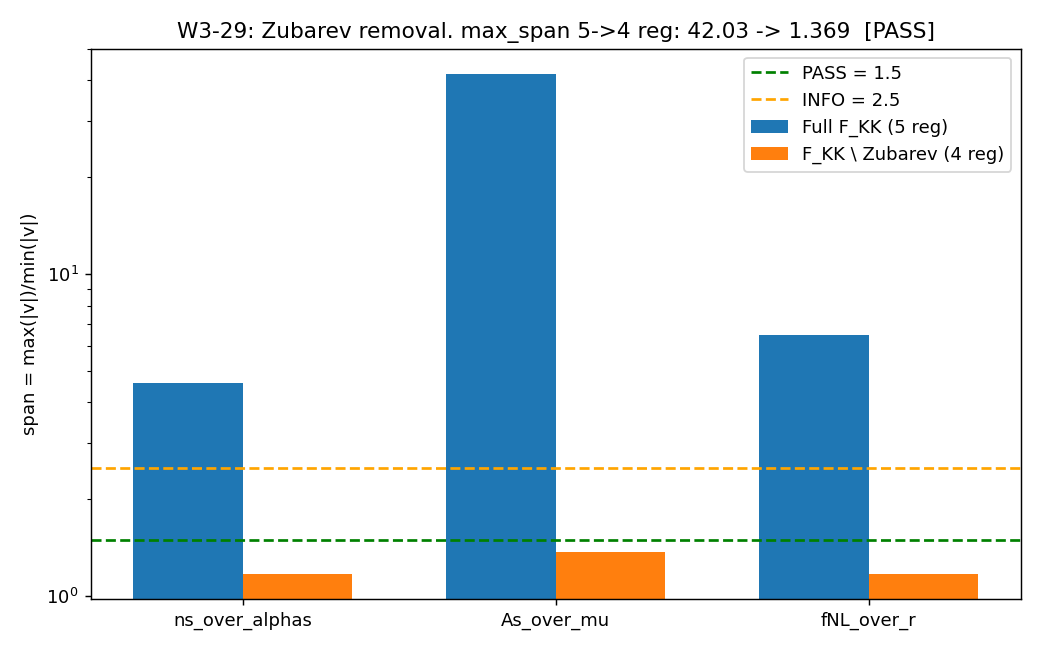

The Python source for this figure:
"""
S84-ZUBAREV-REMOVAL-UNIVERSALITY (W3-29)

Recompute G34 3 spans on F_KK' = F_KK \ {Zubarev} = {zeta, SDW, dimreg, lattice-BR}.
Hypothesis: G34 FAIL at max_span=42.03 is Zubarev-specific (L_max=5, Lambda_Z=0 outlier).
PASS if max_span' < 1.5.
"""
from __future__ import annotations
import sys, os, json, hashlib, time
import numpy as np
import matplotlib
matplotlib.use("Agg")
import matplotlib.pyplot as plt

sys.path.insert(0, os.path.dirname(os.path.abspath(__file__)))
from canonical_constants import *  # noqa: F401,F403


def span_of(vals):
    """Span = max(|v|)/min(|v|), inf if min==0."""
    a = np.array([abs(v) for v in vals])  # (local)
    if a.min() <= 0:
        return float('inf')
    return float(a.max() / a.min())


def sha256_file(p):
    h = hashlib.sha256()
    with open(p, 'rb') as f:
        for ch in iter(lambda: f.read(65536), b''):
            h.update(ch)
    return h.hexdigest()


def main() -> int:
    t0 = time.time()  # (local)
    src = "computations/session-83/s83_w3_g34_cc_ratio_cluster_universality.npz"
    d = np.load(src, allow_pickle=True)

    # F_KK' = F_KK \ {Zubarev}
    reduced = ["zeta", "SDW", "dimreg", "lattice_BR"]  # (local)
    full = ["zeta", "Zubarev", "SDW", "dimreg", "lattice_BR"]  # (local)

    gates = {
        "ns_over_alphas": "span_1_ns_alphas",
        "As_over_mu":     "span_2_As_mu",
        "fNL_over_r":     "span_3_fNL_r",
    }

    spans_full = {}   # (local)
    spans_reduced = {}  # (local)
    values_by_gate = {}  # (local)

    for gkey in gates:
        vals_full = {r: float(d[f"{gkey}_{r}"]) for r in full}     # (local)
        vals_red  = {r: vals_full[r] for r in reduced}              # (local)
        values_by_gate[gkey] = vals_full
        spans_full[gkey]    = span_of(vals_full.values())
        spans_reduced[gkey] = span_of(vals_red.values())

    max_span_full    = max(spans_full.values())      # (local)
    max_span_reduced = max(spans_reduced.values())   # (local)

    # Gate thresholds
    PASS_TH = 1.5   # (local)
    INFO_TH = 2.5   # (local)
    if max_span_reduced < PASS_TH:
        verdict = "PASS"
    elif max_span_reduced < INFO_TH:
        verdict = "INFO"
    else:
        verdict = "FAIL"

    # INPUT-PIN MAP -> SHA
    pins = {
        "s83_w3_g34_npz_sha": sha256_file(src),
        "canonical_constants_sha": sha256_file("computations/_shared/canonical_constants.py"),
        "L_max": 5,
        "F_KK_reduced": reduced,
        "PASS_TH": PASS_TH,
        "INFO_TH": INFO_TH,
        "spans_full": spans_full,
        "spans_reduced": spans_reduced,
        "max_span_full": max_span_full,
        "max_span_reduced": max_span_reduced,
    }
    closure = hashlib.sha256(json.dumps(pins, sort_keys=True, default=str).encode()).hexdigest()

    print("=" * 72)
    print("S84-ZUBAREV-REMOVAL-UNIVERSALITY (W3-29)")
    print("=" * 72)
    print(f"L_max = 5")
    print(f"F_KK (full):    {full}")
    print(f"F_KK (reduced): {reduced}  [Zubarev removed]")
    print()
    print("Per-gate raw values:")
    for gkey, vmap in values_by_gate.items():
        print(f"  {gkey}:")
        for r, v in vmap.items():
            mark = "  (removed)" if r == "Zubarev" else ""  # (local)
            print(f"    {r:12s}  {v:+.6e}{mark}")
    print()
    print(f"{'Gate':<20}{'span(full)':>14}{'span(reduced)':>17}{'delta':>12}")
    for g in gates:
        print(f"{g:<20}{spans_full[g]:>14.4f}{spans_reduced[g]:>17.4f}"
              f"{spans_full[g]-spans_reduced[g]:>12.4f}")
    print()
    print(f"max_span (full,     5-reg) = {max_span_full:.4f}")
    print(f"max_span (reduced,  4-reg) = {max_span_reduced:.4f}")
    print(f"PASS threshold = {PASS_TH} | INFO threshold = {INFO_TH}")
    print(f"Verdict: {verdict}")
    print(f"Closure SHA: {closure}")
    print(f"Elapsed: {time.time()-t0:.2f}s")

    # Save
    np.savez("computations/session-84/s84_w3_zubarev_removal_universality.npz",
             L_max=5,
             F_KK_full=np.array(full),
             F_KK_reduced=np.array(reduced),
             spans_full_ns_alphas=spans_full["ns_over_alphas"],
             spans_full_As_mu=spans_full["As_over_mu"],
             spans_full_fNL_r=spans_full["fNL_over_r"],
             spans_reduced_ns_alphas=spans_reduced["ns_over_alphas"],
             spans_reduced_As_mu=spans_reduced["As_over_mu"],
             spans_reduced_fNL_r=spans_reduced["fNL_over_r"],
             max_span_full=max_span_full,
             max_span_reduced=max_span_reduced,
             PASS_TH=PASS_TH, INFO_TH=INFO_TH,
             verdict=verdict, closure=closure)

    # Plot before/after
    fig, ax = plt.subplots(figsize=(8, 5))
    gate_names = list(gates.keys())  # (local)
    x = np.arange(len(gate_names))   # (local)
    w = 0.35                          # (local)
    ax.bar(x - w/2, [spans_full[g]    for g in gate_names], w, label="Full F_KK (5 reg)")
    ax.bar(x + w/2, [spans_reduced[g] for g in gate_names], w, label="F_KK \\ Zubarev (4 reg)")
    ax.axhline(PASS_TH, color="green", ls="--", label=f"PASS = {PASS_TH}")
    ax.axhline(INFO_TH, color="orange", ls="--", label=f"INFO = {INFO_TH}")
    ax.set_yscale("log")
    ax.set_xticks(x)
    ax.set_xticklabels(gate_names)
    ax.set_ylabel("span = max(|v|)/min(|v|)")
    ax.set_title(f"W3-29: Zubarev removal. max_span 5->4 reg: {max_span_full:.2f} -> {max_span_reduced:.3f}  [{verdict}]")
    ax.legend()
    plt.tight_layout()
    plt.savefig("computations/session-84/s84_w3_zubarev_removal_universality.png", dpi=130)

    # Verdict line
    line = (f"S84-ZUBAREV-REMOVAL-UNIVERSALITY [VERIFY] {verdict} "
            f"max_span_reduced={max_span_reduced:.4f} "
            f"max_span_full={max_span_full:.4f} "
            f"L_max=5 scheme=F_KK_minus_Zubarev "
            f"closure={closure}")
    with open("computations/session-84/s84_gate_verdicts.txt", "a") as f:
        f.write(line + "\n")
    print(line)
    return 0


if __name__ == "__main__":
    raise SystemExit(main())
